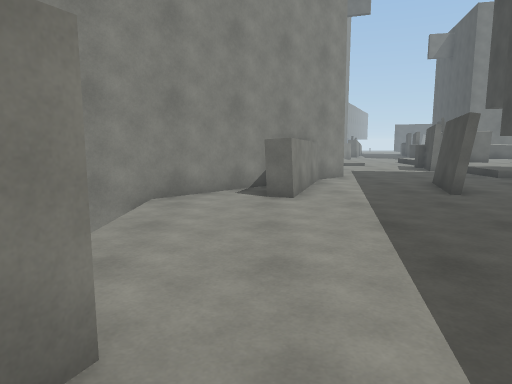
[1] (above)

16 first-person views from a walk through a Unity game level. The camera is 1.4 m above the floor, tilts 8° down and sees 70° across. The floor is counted in squares, 1 m on a side. Each view is taken from the middle of a square. On the plan, view 1 faces up. The plan holds only what a view shows up to about 16 squares ahead; the rest is blank. The place goes on beyond the plan.

[2]
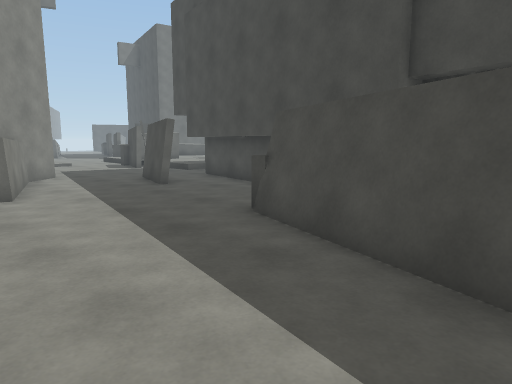

[3]
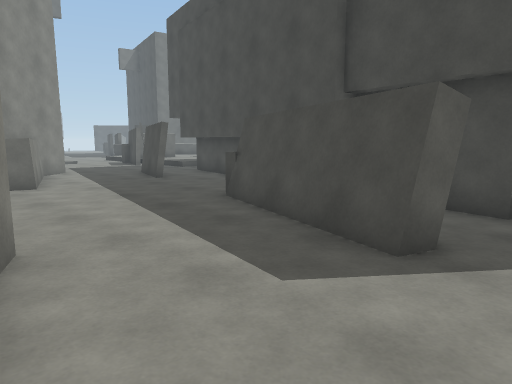

[4]
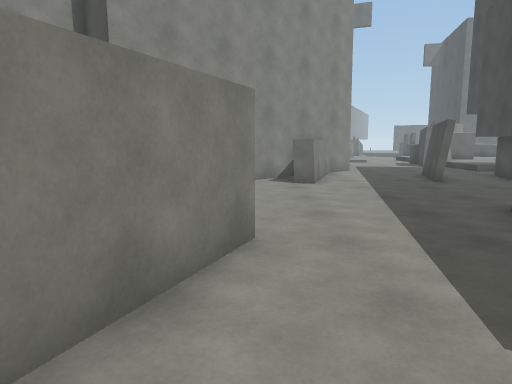

[5]
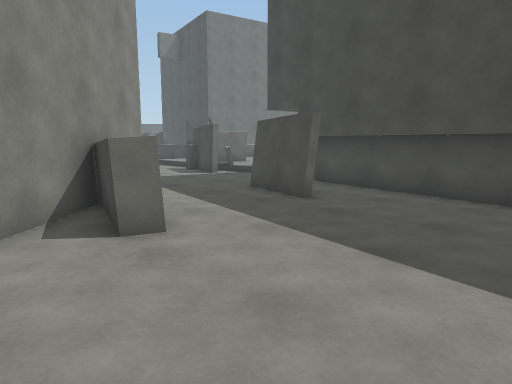

[6]
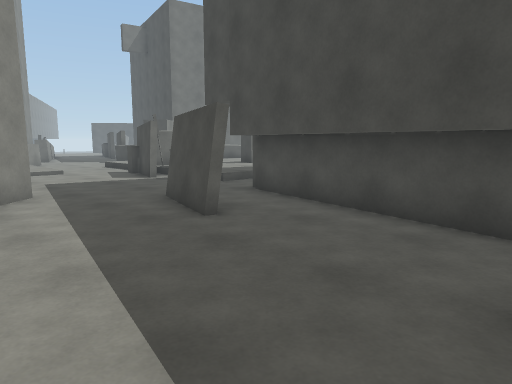

[7]
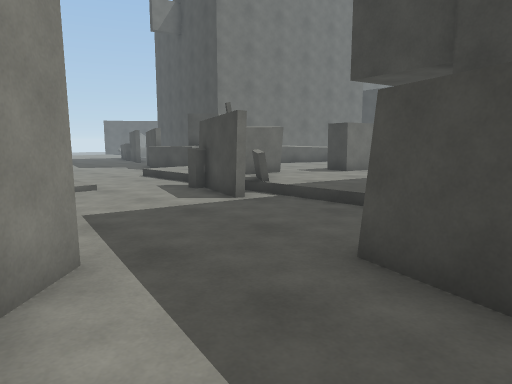

[8]
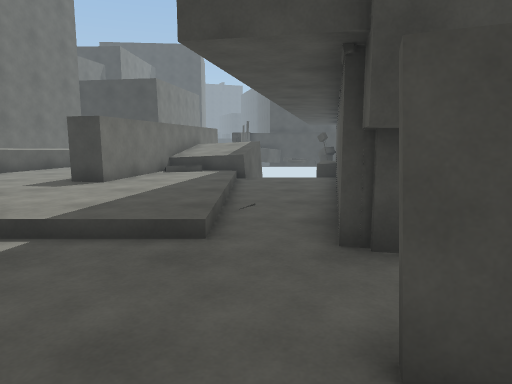

[9]
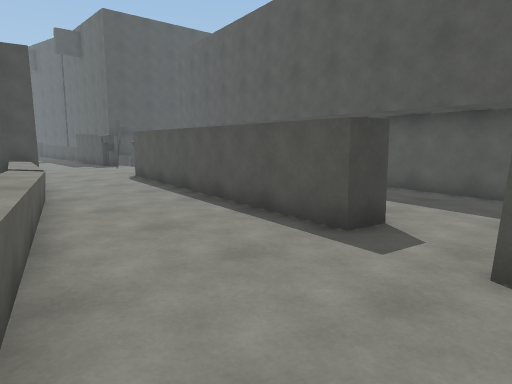

[10]
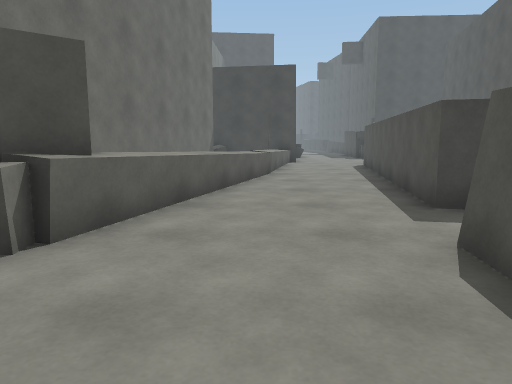

[11]
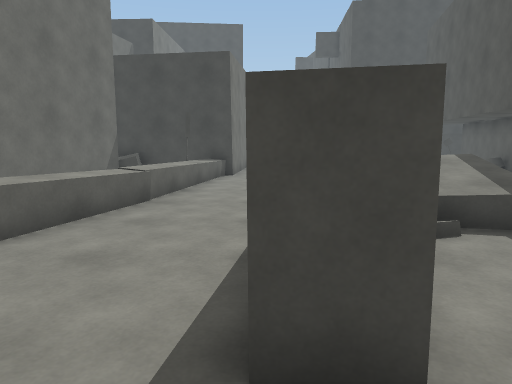

[12]
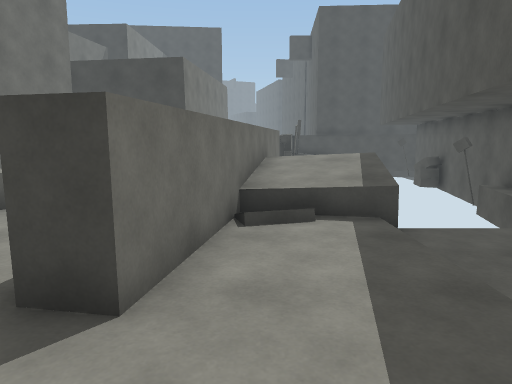

[13]
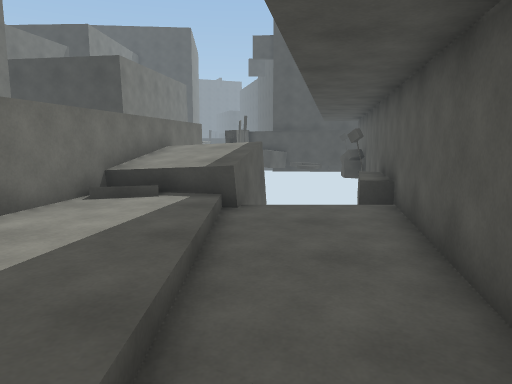

[14]
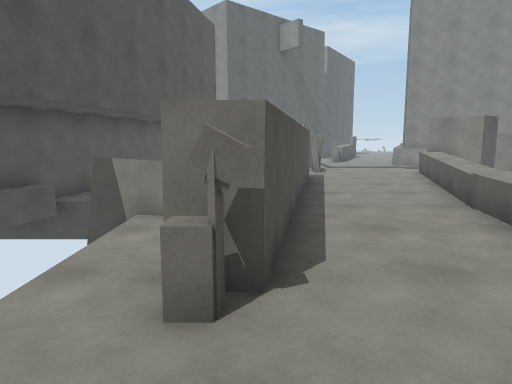

[15]
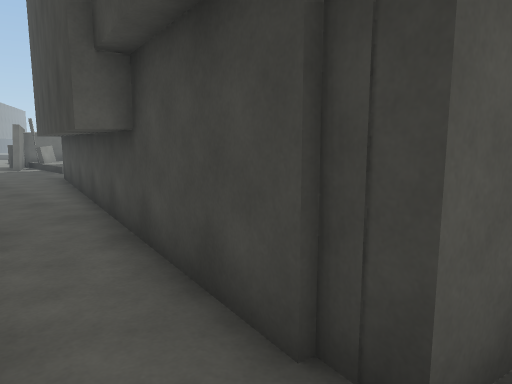

[16]
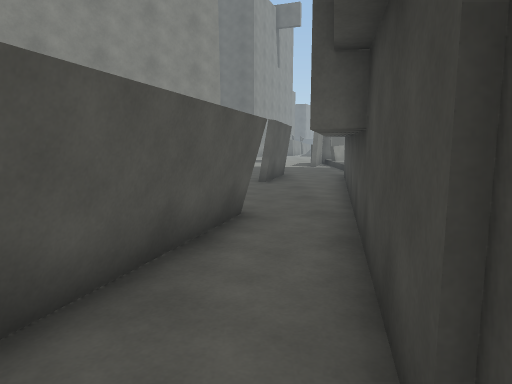

### Floor plan
Key: @ floor where view 1 was taken; # wall or solid block; . main floor; : floor 0.25 m higher than the main floor; + floor 1 m higher than the main floor; * floor 1.25 m higher than the main floor; / step, stairs or slope; = window, fence, low wall or low ledge; ^ raised ledge; v drop or lower ground; B grey block.
Columns run from 3 left of view 1 to 28 right of it. Each row starts with its distance up from view 1.
 23           ../::^B^^=      ###BB
 22          /../:::::^^^^=      B#
 21         :/../::::::::^^^^^^=  #
 20         ..../::::::::::::^^^^^#
 19         ....###:::::::::::::::##
 18         ...##=:::##:::::::::::::
 17         ...##::::####=###::::::
 16        ...../::::::://^^^###B: :
 15        ...../::::::://///:::::
 14      ##...../::::::::+/*=:::::
 13      #...............#  v
 12    ##^...#.##........
 11   ##^#...#.#######...   #
 10  ###^....#.#     #####  #
  9 ##.#^.....##
  8 #.........##
  7  .........##
  6  .........##
  5  .........#
  4  ......####
  3  ......####
  2  #.....#.##
  1  #....##..#
  0 ##.@..##.##
 -1 #.....#..#
 -2   .......##
 -3  ....  ...#

Positions as (right, up) in squares from view 1, and headings:
1: (0, 0), facing up
2: (-1, -1), facing up-right
3: (-2, -3), facing up-right
4: (-1, -3), facing up
5: (-2, 4), facing up-right
6: (1, 4), facing up-right
7: (2, 10), facing up-right
8: (4, 13), facing right
9: (11, 23), facing down-right
10: (8, 21), facing right
11: (12, 18), facing right
12: (11, 16), facing right
13: (10, 13), facing right
14: (28, 16), facing left
15: (4, -3), facing up-right
16: (5, -3), facing up
